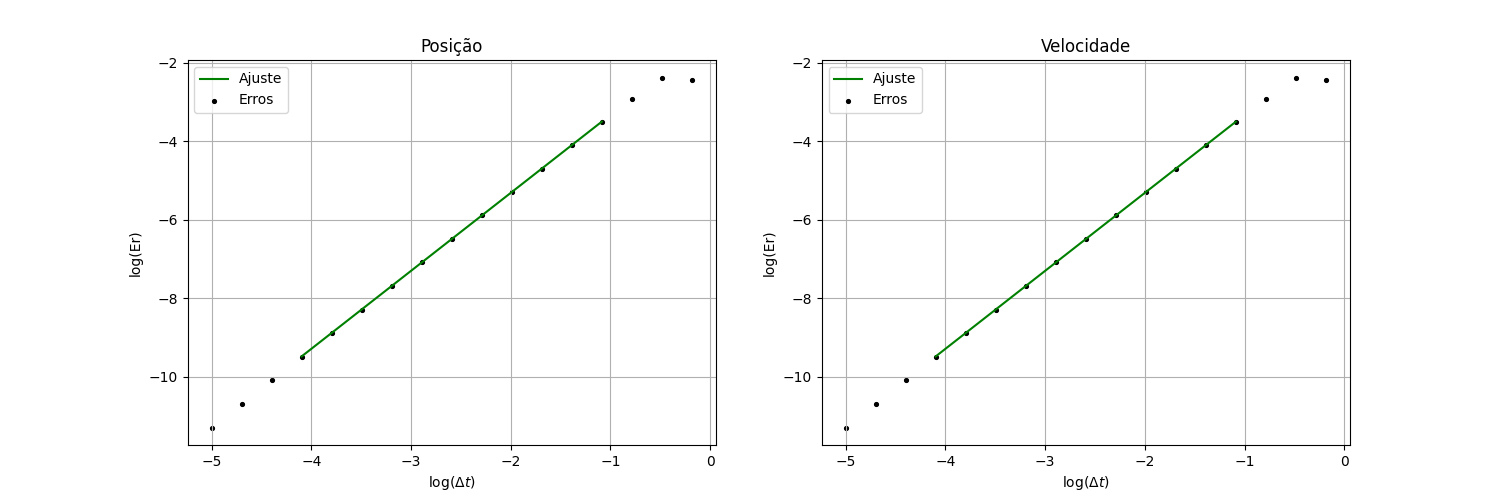

Generate this figure with Python:
import numpy as np
import matplotlib.pyplot as plt


def aj_lin(xi, yi):
    '''
    Realiza o ajuste linear de pontos em uma reta de ajuste no formato "y = ax + b"
    :param xi: coordenadas x dos pontos
    :param yi: coordenadas y dos pontos
    :return: coeficiente angular "a" e coeficiente linear "b" da reta de ajuste
    '''
    n = len(xi)
    mxy = sum(xi * yi) / n
    mx = sum(xi) / n
    my = sum(yi) / n
    mqx = sum(xi ** 2) / n
    a = (mxy - (mx * my)) / (mqx - (mx ** 2))
    b = ((mqx * my) - (mx * mxy)) / (mqx - (mx ** 2))
    return a, b


def rk2heun(x0, v0, tf, dt, w):
    fv = lambda x: -(w ** 2) * x
    pos = [x0]
    vel = [v0]
    for t in np.arange(dt, tf, dt):
        k1x = v0
        k1v = fv(x0)
        xaux = x0 + k1x * dt
        vaux = v0 + k1v * dt
        k2x = vaux
        k2v = fv(xaux)
        x0 += (k1x + k2x) * (dt / 2)
        v0 += (k1v + k2v) * (dt / 2)
        pos.append(x0)
        vel.append(v0)
    return pos, vel


def massamolaan(t, w):
    x = lambda t: np.cos(w * t)
    v = lambda t: -w * np.sin(w * t)
    return x(t), v(t)


def erro(rk2, analitic, n):
    num = np.array(rk2[n])
    an = np.array(analitic[n])
    return abs(sum(an - num) / len(rk2[n]))


x0, v0, tf, w = 1, 0, 1, 1

# Posição
dtx = 0.5e-5
dtsx = []
errosx = []

while dtx < 0.5:
    dtx = dtx * 2
    e = erro(rk2heun(x0, v0, tf, dtx, w), massamolaan(np.arange(0, tf, dtx), w), 0)
    errosx.append(e)
    dtsx.append(dtx)

errx = np.log10(errosx)
deltx = np.log10(dtsx)

parx = aj_lin(deltx[3:-3], errx[3:-3])
yx = parx[0] * deltx[3:-3] + parx[1]

# Velocidade
dtv = 0.5e-5
dtsv = []
errosv = []

while dtv < 0.5:
    dtv = dtv * 2
    e = erro(rk2heun(x0, v0, tf, dtv, w), massamolaan(np.arange(0, tf, dtv), w), 0)
    errosv.append(e)
    dtsv.append(dtv)

errv = np.log10(errosv)
deltv = np.log10(dtsv)

parv = aj_lin(deltv[3:-3], errv[3:-3])
yv = parv[0] * deltv[3:-3] + parv[1]

print(f'Inclinação da reta de Posição: {parx[0]}')
print(f'Inclinação da reta de Velocidade: {parv[0]}')

figura = plt.figure(figsize=(15, 5))
plt.subplot(121)
plt.scatter(deltx, errx, s=30, c='k', marker='.', label='Erros')
plt.plot(deltx[3:-3], yx, 'g', label='Ajuste')
plt.xlabel(r'log($\Delta t$)')
plt.ylabel(r'log(Er)')
plt.legend()
plt.title('Posição')
plt.grid()

plt.subplot(122)
plt.scatter(deltv, errv, s=30, c='k', marker='.', label='Erros')
plt.plot(deltv[3:-3], yv, 'g', label='Ajuste')
plt.xlabel(r'log($\Delta t$)')
plt.ylabel(r'log(Er)')
plt.legend()
plt.title('Velocidade')
plt.grid()

plt.savefig('errork2.png')
